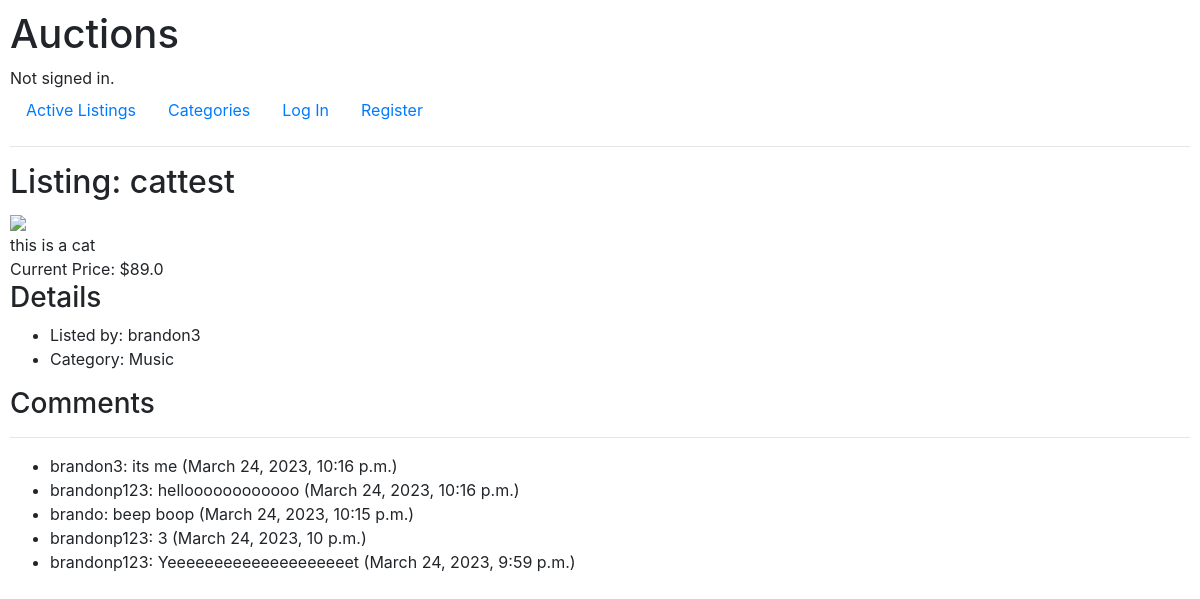
Page /listing/16 on the committed database.
### auctions/models.py (models this page shows, shortened)
class Listing(models.Model):
    title = models.CharField(max_length=50)
    description = models.CharField(max_length=1000)
    price = models.FloatField()
    image_url = models.CharField(max_length=1500)
    is_active = models.BooleanField(default=True)
    user = models.ForeignKey(User, on_delete=models.CASCADE, blank=True, null=True, related_name="listing_user") # One user can be associated with many listings
    category = models.ForeignKey(Category, on_delete=models.CASCADE, blank=True, null=True, related_name="listing_category") # One category can be associated with many listings
    time = models.DateTimeField(auto_now_add=True) # Auto timestamp

class User(AbstractUser):
    pass

class Category(models.Model):
    category_name = models.CharField(max_length=50)
    def __str__(self):
        return self.category_name

class Comment(models.Model):
    user = models.ForeignKey(User, on_delete=models.CASCADE, blank=True, null=True, related_name="comment_user") # One user can be associated with many comments
    listing = models.ForeignKey(Listing, on_delete=models.CASCADE, blank=True, null=True, related_name="comment_listing") # One listing can be associated with many comments
    comment = models.CharField(max_length=400)
    time = models.DateTimeField(auto_now_add=True) # Auto timestamp

### auctions/views.py (the view)
# urls.py: path("listing/<str:listing_id>", views.listing, name="listing"),
def listing(request, listing_id):
    user_id = request.user.id
    filter = {"user": user_id, "listing": listing_id}
    if len(Watchlist.objects.filter(**filter)) == 1:
        in_watchlist = True
    else:
        in_watchlist = False
    current_listing = Listing.objects.get(id=int(listing_id))
    seller = User.objects.get(id=current_listing.user.id)
    comments = Comment.objects.filter(listing=current_listing.id).order_by("-time")
    return render(request, "auctions/listing.html", {
        "listing": current_listing,
        "in_watchlist": in_watchlist,
        "bid_form": BidForm,
        "comment_form": CommentForm,
        "seller_username": seller.username,
        "category": current_listing.category,
        "comments": comments
    })

### auctions/templates/auctions/listing.html (shortened to what this page needs)
{% extends "auctions/layout.html" %}
{% block body %}
    <h2>Listing: {{ listing.title }}</h2>
    <div>
        <img src="{{ listing.image_url }}" onerror="this.onerror=null;this.src='https://www.survivorsuk.org/wp-content/uploads/2017/01/no-image.jpg';" width="400px" height="auto">
    </div>
    <div>
        {{ listing.description }}
    </div>
    <div>
        Current Price: ${{ listing.price }}
    </div>
    <div>
        <h3>Details</h3>
    </div>
    <div>
        <ul>
            <li>Listed by: {{ seller_username }}</li>
            <li>Category: {{ category }}</li>
        </ul>
    </div>
    <div>
        <h3>Comments</h3>
    </div>
    <hr>
    <div>
        <ul>
            {% for comment in comments %}
                <li>{{ comment.user }}: {{ comment.comment }} ({{ comment.time }})</li>
            {% endfor %}
        </ul>
    </div>
{% endblock %}

### auctions/static/auctions/styles.css (style rules this page uses)
body { padding: 10px; }

### rows in the picture
Listing: title "cattest", description "this is a cat", price "89.0"
User: username "brandon3"
Category: category_name "Music"
Comment: user "brandon3", comment "its me", time "March 24, 2023, 10:16 p.m."
Comment: user "brandonp123", comment "helloooooooooooo", time "March 24, 2023, 10:16 p.m."
Comment: user "brando", comment "beep boop", time "March 24, 2023, 10:15 p.m."
Comment: user "brandonp123", comment "3", time "March 24, 2023, 10 p.m."
Comment: user "brandonp123", comment "Yeeeeeeeeeeeeeeeeeeeet", time "March 24, 2023, 9:59 p.m."
